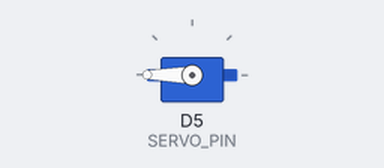
A sketch run on a simulated ESP8266 (NodeMCU). On the bench: servo. WiFi joins after 1.5 s; servers stay silent unless stated; EEPROM starts erased; what the sketch prints to the serial monitor is not drawn.

Above: at 1.55 s.
Timing chart, 0 to 6.1 s (numbered marks = the images above):
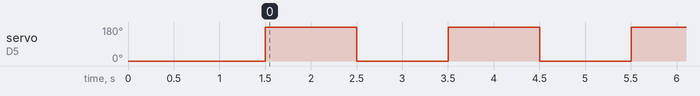

Measured:
- by itself, servo on D5 (SERVO_PIN): alternates 180° for 1.0 s and 0° for 1.0 s

The sketch:

ESP8266_EEPROM.ino
```cpp
// Include necessary libraries for WiFi, web server, EEPROM, and servo functionality
#include <ESP8266WiFi.h>
#include <ESP8266WebServer.h>
#include <EEPROM.h>
#include <Servo.h>

// Define the size of the EEPROM storage
#define EEPROM_SIZE 512

// Define the pin for the servo motor
#define SERVO_PIN D5 // Use D5

// Define a structure to hold the configuration settings
struct Config {
  char ssid[32];
  char password[32];
  char deviceID[32];
  bool outputStatus;
};

Config config; // Create an instance of the configuration structure
ESP8266WebServer server(80); // Create a web server instance on port 80
Servo myServo; // Create a servo instance
bool servoStatus = false; // Global flag to track servo status

void setup() {
  Serial.begin(115200); // Start the serial communication for debugging
  EEPROM.begin(EEPROM_SIZE); // Initialize the EEPROM with defined size

  myServo.attach(SERVO_PIN); // Attach the servo to the defined pin
  myServo.write(0); // Initialize servo to 0 degrees

  // Load configuration from EEPROM
  loadConfig();

  // Check if WiFi credentials are available
  if (strlen(config.ssid) == 0 || strlen(config.password) == 0) {
    startAPMode(); // Start Access Point mode if credentials are missing
  } else {
    connectToWiFi(); // Connect to WiFi if credentials are available
  }
}

void loop() {
  server.handleClient(); // Handle client requests to the web server

  // Control the servo motor based on the global flag
  if (servoStatus) {
    myServo.write(180); // Turn servo to 180 degrees
    delay(1000); // Wait for 1 second
    myServo.write(0); // Turn servo to 0 degrees
    delay(1000); // Wait for 1 second
  }
}

void startAPMode() {
  WiFi.mode(WIFI_AP); // Set WiFi mode to Access Point
  WiFi.softAP("ESP8266_Config"); // Start the Access Point with SSID "ESP8266_Config"

  IPAddress IP = WiFi.softAPIP(); // Get the IP address of the Access Point
  Serial.print("AP IP address: ");
  Serial.println(IP);

  // Define the web server routes and handlers
  server.on("/", HTTP_GET, []() {
    server.send(200, "text/html", getHTML()); // Serve the configuration page
  });

  server.on("/save", HTTP_POST, []() {
    // Handle the form submission and save the configuration
    if (server.hasArg("ssid") && server.hasArg("password") && server.hasArg("deviceID") && server.hasArg("outputStatus")) {
      strcpy(config.ssid, server.arg("ssid").c_str());
      strcpy(config.password, server.arg("password").c_str());
      strcpy(config.deviceID, server.arg("deviceID").c_str());
      config.outputStatus = server.arg("outputStatus") == "on";

      saveConfig(); // Save the configuration to EEPROM
      server.send(200, "text/html", "Configuration saved. Restarting...");
      delay(1000);
      ESP.restart(); // Restart the ESP8266 to apply the new settings
    } else {
      server.send(400, "text/html", "Invalid input."); // Send an error message for invalid input
    }
  });

  server.begin(); // Start the web server
}

String getHTML() {
  // Generate the HTML form for the configuration page with added CSS for styling
  return "<html><head>"
         "<style>"
         "body { font-family: Arial, sans-serif;}"
         "form { margin: 0 auto; max-width: 400px;}"
         "label { display: block; margin-bottom: 10px;}"
         "input[type='text'], input[type='password'], input[type='radio'] { width: 100%; padding: 10px; margin-bottom: 10px;}"
         "input[type='submit'] { width: 100%; padding: 10px; background-color: #4CAF50; color: white; border: none; cursor: pointer;}"
         "</style>"
         "</head><body>"
         "<form action='/save' method='POST'>"
         "<label for='ssid'>SSID:</label>"
         "<input type='text' id='ssid' name='ssid'><br>"
         "<label for='password'>Password:</label>"
         "<input type='password' id='password' name='password'><br>"
         "<label for='deviceID'>Device ID:</label>"
         "<input type='text' id='deviceID' name='deviceID'><br>"
         "<label for='outputStatus'>Output Status:</label>"
         "<input type='radio' id='on' name='outputStatus' value='on'>"
         "<label for='on'>On</label>"
         "<input type='radio' id='off' name='outputStatus' value='off'>"
         "<label for='off'>Off</label><br>"
         "<input type='submit' value='Save'>"
         "</form>"
         "</body></html>";
}

void loadConfig() {
  // Load the configuration from EEPROM into the config structure
  EEPROM.get(0, config);
  if (isValidConfig(config)) {
    Serial.println("Loaded configuration from EEPROM.");
  } else {
    Serial.println("Invalid configuration. Using defaults.");
    memset(&config, 0, sizeof(config)); // Clear the config structure if the data is invalid
  }
}

void saveConfig() {
  // Save the configuration to EEPROM
  EEPROM.put(0, config);
  EEPROM.commit();
}

bool isValidConfig(Config &conf) {
  // Validate the configuration data
  return strlen(conf.ssid) > 0 && strlen(conf.password) > 0;
}

void connectToWiFi() {
  // Attempt to connect to the WiFi network using the stored credentials
  WiFi.mode(WIFI_STA);
  WiFi.begin(config.ssid, config.password);

  Serial.print("Connecting to WiFi...");
  int attempt = 0;
  while (WiFi.status() != WL_CONNECTED && attempt < 20) {
    delay(500);
    Serial.print(".");
    attempt++;
  }

  if (WiFi.status() == WL_CONNECTED) {
    Serial.println("Connected!");
    Serial.print("IP address: ");
    Serial.println(WiFi.localIP());
    setOutputStatus(config.outputStatus); // Set the initial output status
  } else {
    Serial.println("Failed to connect. Starting AP mode...");
    startAPMode(); // Start Access Point mode if connection fails
  }
}

void setOutputStatus(bool status) {
  // Set the output status and update the servo control flag
  Serial.print("Setting output status: ");
  Serial.println(status ? "ON" : "OFF");
  servoStatus = status; // Update the global flag
}
```
